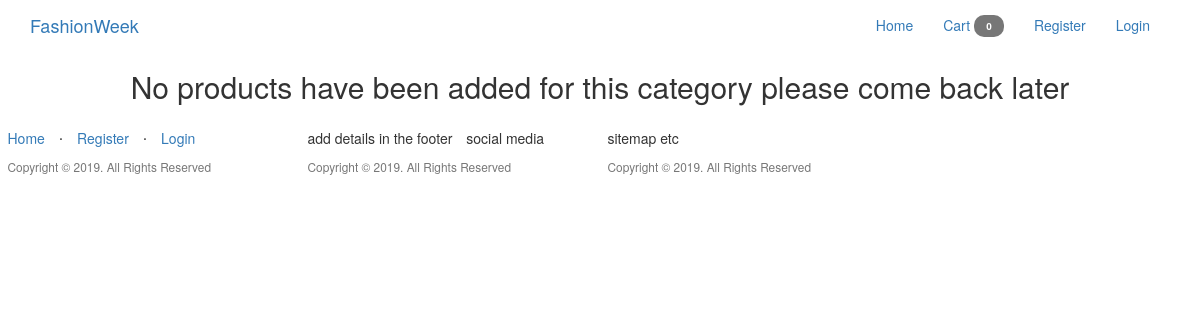
/3/, run on an earlier commit of the app's database.
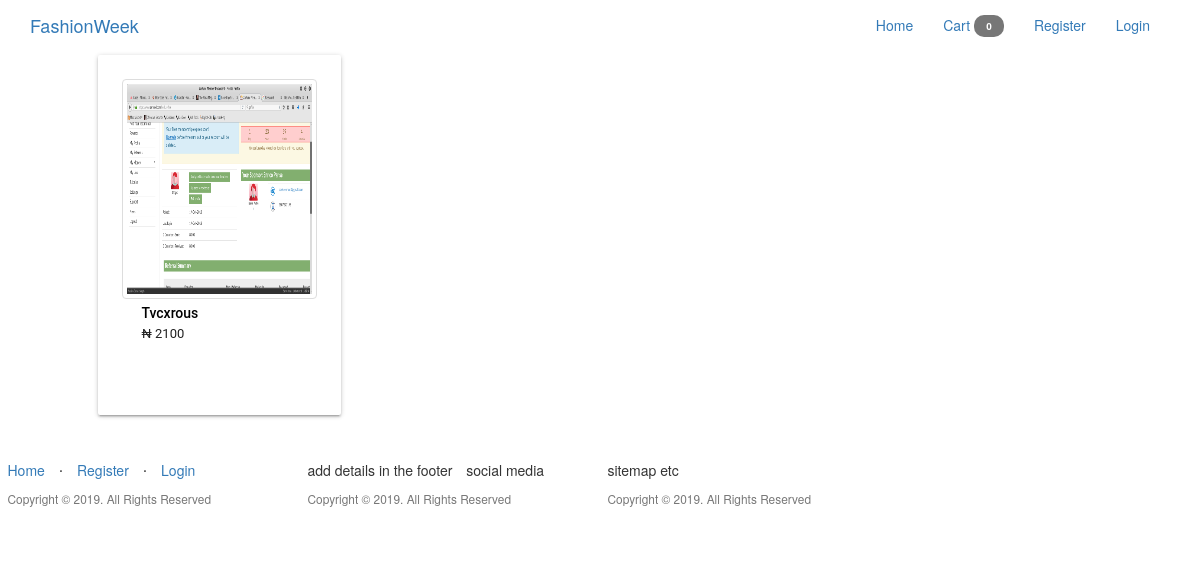
And on a later commit of the database.
### app/models.py (models this page shows, shortened)
class Products(db.Model):
	__tablename__ = 'product'
	id = db.Column(db.Integer, primary_key=True)
	product_name = db.Column(db.String(100), index=True)
	product_price = db.Column(db.Integer, index=True)
	product_image = db.Column(db.String(120),index=True)
	product_description = db.Column(db.String(200), index=True)
	product_stock = db.Column(db.Integer, index = True)
	categories_id = db.Column(db.Integer, db.ForeignKey('categories.id'))
	kart_id = db.Column(db.Integer, db.ForeignKey('kart.id'))
	variation = db.relationship('ProductVariations', backref='product_variation')
	'''
		foreign key for product.id
		test this weda its one order several products or several orders, serveral products
		using many to many for now
		#many many rel with order
	'''
	order = db.relationship("Order", secondary = association_table)

### app/home/routes.py (the view)
@home.route('/<int:id>/')
def shop_by_category(id):
	category = Categories.query.get_or_404(id)
	product = Products.query.get_or_404(id)
	return render_template("home/shop_by_category.html", category = category,
	product = product, title = "Category: "+ category.category_name)

### app/templates/home/shop_by_category.html (shortened to what this page needs)
{% extends "base.html" %}
{% block body %}
{% if category %}
{% if category.product %}
<div class="row">
        {% for product_list in category.product %}
	<a href="{{ url_for('home.product_details', id = product.id ) }}">
        <div class="col l4 s12 m6" style="width: 25.33333%" >
			<div class="card-panel hoverable" style="height:360px; background-color:#FFFFFF;">
                <div class="card-image" style="margin-left:auto;margin-right: auto;">
                        <div class="thumbnail" style="height:220px;margin-bottom: 0px;">
                            <img class="responsive-img" src="{{ product_list.product_image }}" style="height:100%;">
                        </div>
                        <h6 class="title">
                            <span class="product-name">
                                {{ product_list.product_name }}
                            </span>
                        </h6>
                        <div class="price-container clearfix">
                            <span class="price-box" style="margin-bottom:0px;white-space:normal;">
                                <span class="price">
                                    <span>₦</span>
                                    <span>{{ product_list.product_price }}</span>
                                </span>
                            </span>
                        </div>
				</div>
			</div>
		</div>
	</a>
		{% endfor %}
</div>
{% else %}
<div class="container-fluid">
    <h2 class="center">
        <p>
            No products have been added for this category please come back later
        </p>
    </h2>
</div>
{% endif %}
    {% endif %}
{% endblock %}

What changed in the data, as far as the page shows it:
now on this page (row edited): Products: product_image (picture), product_name "Tvcxrous", product_price "2100"
Also different on the page:
text no longer shown: "No products have been added for this category please come back later"
